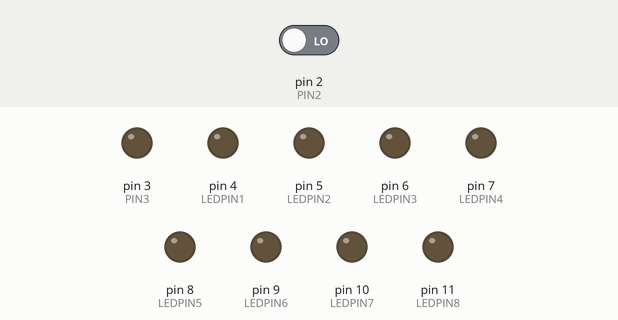
Simulated run of this sketch. Board: Arduino Uno, built with avr-gcc and run on an emulated ATmega328P. On the bench: output pins drawn as LEDs (lit = HIGH). Dashed ring = blinking. Inputs (shaded band) come from the test bench; at power-on: pin 2 (PIN2) LOW.

Above: at 1.2 s.
1.3 s: pin 2 (PIN2) driven HIGH
At 1.7 s:
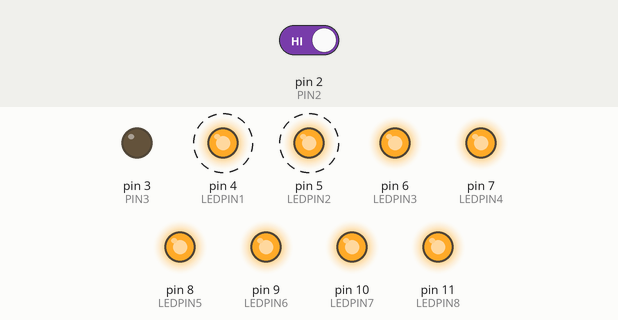
At 7.1 s:
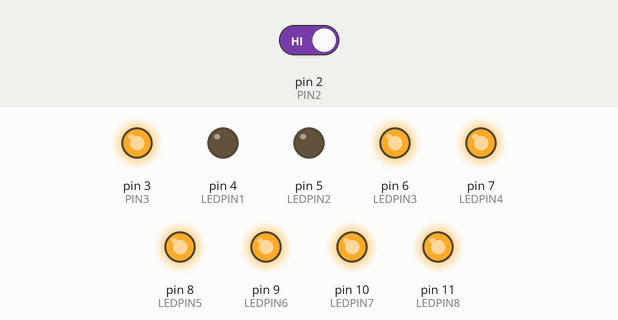
7.3 s: pin 2 (PIN2) driven LOW
At 7.9 s:
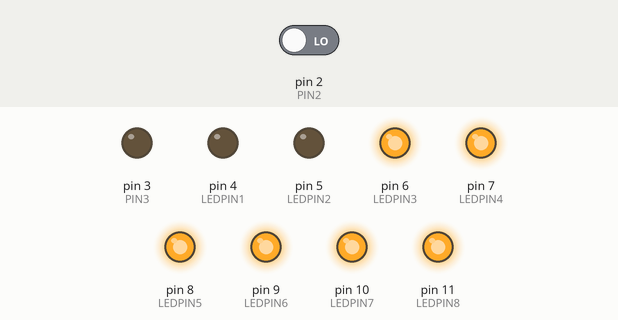
Timing chart, 0 to 10.3 s (numbered marks = the images above; inputs shaded):
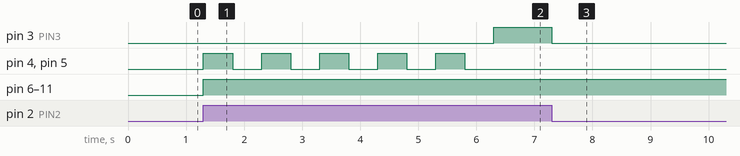

Measured:
- after the input at 1.3 s, pin 3 (PIN3): LOW → HIGH after 5.0 s; pin 4 (LEDPIN1), pin 5 (LEDPIN2): alternates HIGH for 0.50 s and LOW for 0.50 s, 10 changes in all, then stays LOW, starting at once; pin 6 (LEDPIN3), pin 7 (LEDPIN4), pin 8 (LEDPIN5), pin 9 (LEDPIN6), pin 10 (LEDPIN7), pin 11 (LEDPIN8): LOW → HIGH at once
- after the input at 7.3 s, pin 3 (PIN3): HIGH → LOW at once

The sketch:

sketch_nov20a.ino
```cpp
int DELAYTIME = 500;
int PIN2 = 2;
int PIN3 = 3;
int LEDPIN1 = 4;
int LEDPIN2 = 5;
int LEDPIN3 = 6;
int LEDPIN4 = 7;
int LEDPIN5 = 8;
int LEDPIN6 = 9;
int LEDPIN7 = 10;
int LEDPIN8 = 11;

void setup() {
  // put your setup code here, to run once:
  pinMode(PIN2, INPUT);
  pinMode(PIN3, OUTPUT);

  pinMode(LEDPIN1, OUTPUT);
  pinMode(LEDPIN2, OUTPUT);
  pinMode(LEDPIN3, OUTPUT);
  pinMode(LEDPIN4, OUTPUT);
  pinMode(LEDPIN5, OUTPUT);
  pinMode(LEDPIN6, OUTPUT);
  pinMode(LEDPIN7, OUTPUT);
  pinMode(LEDPIN8, OUTPUT);
}

bool started = false;
void loop() {
  // put your main code here, repeatedly:
  if (digitalRead(PIN2) == HIGH) {
    if (!started) {
      // blink LEDs
      for (int i = 0; i < 5; ++i) {
        digitalWrite(LEDPIN1, HIGH);
        digitalWrite(LEDPIN2, HIGH);
        digitalWrite(LEDPIN3, HIGH);
        digitalWrite(LEDPIN4, HIGH);
        digitalWrite(LEDPIN5, HIGH);
        digitalWrite(LEDPIN6, HIGH);
        digitalWrite(LEDPIN7, HIGH);
        digitalWrite(LEDPIN8, HIGH);

        delay(DELAYTIME);
        digitalWrite(LEDPIN1, LOW);
        digitalWrite(LEDPIN2, LOW);
        digitalWrite(LEDPIN3, HIGH);
        digitalWrite(LEDPIN4, HIGH);
        digitalWrite(LEDPIN5, HIGH);
        digitalWrite(LEDPIN6, HIGH);
        digitalWrite(LEDPIN7, HIGH);
        digitalWrite(LEDPIN8, HIGH);
        delay(DELAYTIME);
      }

      started = true;
    }

    digitalWrite(PIN3, HIGH);

  } else {
    digitalWrite(PIN3, LOW);
    started = false;
  }

}
```
